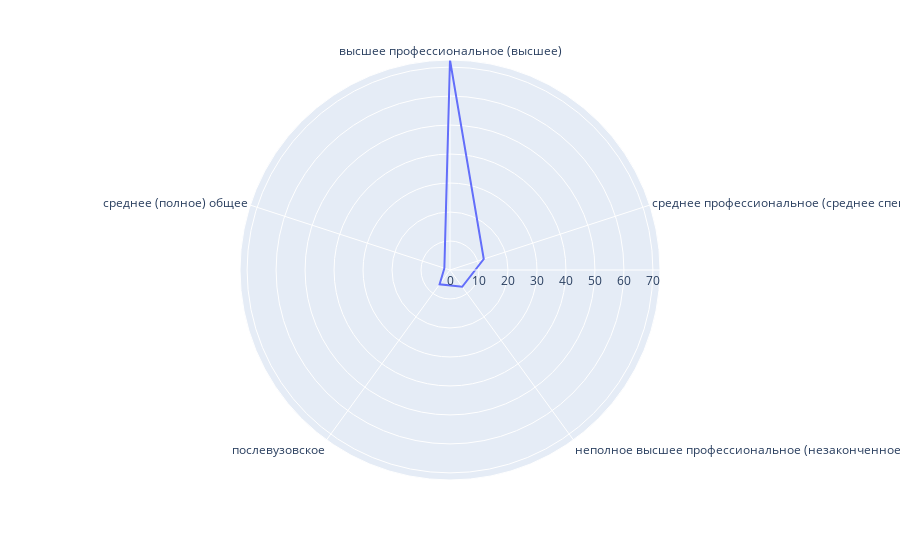

Notebook source saved alongside this figure:
### Code cell
import plotly.express as px
import pandas as pd
df1 = pd.DataFrame(dict(
    r=100*ed_counts1.values,
    theta=ed_counts1.keys()))
df2 = pd.DataFrame(dict(
    r=100*ed_counts2.values,
    theta=ed_counts2.keys()))
px.line_polar(df1, r='r', theta='theta', line_close=True)
#fig.show()

### Figure 1 — Plotly figure (JSON) as saved in the notebook; plotly's stock layout.template omitted (floating-point values rounded to 4 significant figures)
{"data": [{"hovertemplate": "r=%{r}<br>theta=%{theta}<extra></extra>", "legendgroup": "", "line": {"color": "#636efa", "dash": "solid"}, "mode": "lines", "name": "", "r": [72.45, 12.24, 7.143, 6.122, 2.041, 72.45], "showlegend": false, "subplot": "polar", "theta": ["высшее профессиональное (высшее)", "среднее профессиональное (среднее специальное)", "неполное высшее профессиональное (незаконченное высшее)", "послевузовское", "среднее (полное) общее", "высшее профессиональное (высшее)"], "type": "scatterpolar"}], "layout": {"legend": {"tracegroupgap": 0}, "margin": {"t": 60}, "polar": {"angularaxis": {"direction": "clockwise", "rotation": 90}, "domain": {"x": [0, 1], "y": [0, 1]}}}}
